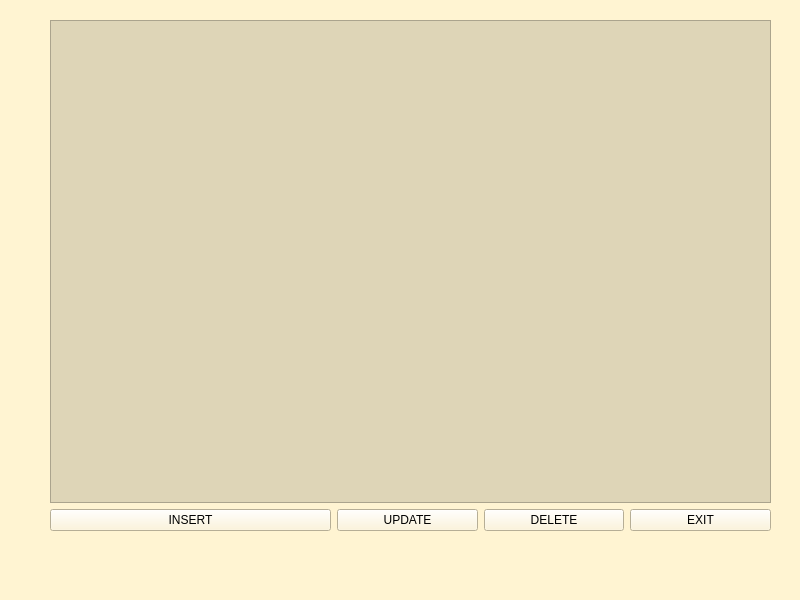
<?xml version="1.0" encoding="UTF-8"?>
<ui version="4.0">
 <class>MainWindow</class>
 <widget class="QMainWindow" name="MainWindow">
  <property name="geometry">
   <rect>
    <x>0</x>
    <y>0</y>
    <width>800</width>
    <height>600</height>
   </rect>
  </property>
  <property name="windowTitle">
   <string>База Данных &quot;Сиба Ину&quot;</string>
  </property>
  <property name="styleSheet">
   <string notr="true">background-color: rgb(255, 244, 210);</string>
  </property>
  <widget class="QWidget" name="centralwidget">
   <widget class="QWidget" name="gridLayoutWidget">
    <property name="geometry">
     <rect>
      <x>50</x>
      <y>20</y>
      <width>721</width>
      <height>511</height>
     </rect>
    </property>
    <layout class="QGridLayout" name="gridLayout">
     <item row="1" column="3">
      <widget class="QPushButton" name="pushButton_Delete">
       <property name="styleSheet">
        <string notr="true">font: italic 20pt &quot;Monotype Corsiva&quot;;</string>
       </property>
       <property name="text">
        <string>DELETE</string>
       </property>
      </widget>
     </item>
     <item row="1" column="2">
      <widget class="QPushButton" name="pushButton_Update">
       <property name="styleSheet">
        <string notr="true">font: italic 20pt &quot;Monotype Corsiva&quot;;</string>
       </property>
       <property name="text">
        <string>UPDATE</string>
       </property>
      </widget>
     </item>
     <item row="1" column="4">
      <widget class="QPushButton" name="pushButton_Exit">
       <property name="styleSheet">
        <string notr="true">font: italic 20pt &quot;Monotype Corsiva&quot;;</string>
       </property>
       <property name="text">
        <string>EXIT</string>
       </property>
      </widget>
     </item>
     <item row="0" column="0" colspan="5">
      <widget class="QTableWidget" name="tableWidget">
       <property name="styleSheet">
        <string notr="true">background-color: rgb(222, 213, 183);
font: italic 16pt &quot;Monotype Corsiva&quot;;
gridline-color: rgb(150, 143, 124);
border-color: rgb(163, 156, 134);</string>
       </property>
      </widget>
     </item>
     <item row="1" column="0" colspan="2">
      <widget class="QPushButton" name="pushButton_Insert">
       <property name="styleSheet">
        <string notr="true">font: italic 20pt &quot;Monotype Corsiva&quot;;</string>
       </property>
       <property name="text">
        <string>INSERT</string>
       </property>
      </widget>
     </item>
    </layout>
   </widget>
  </widget>
  <widget class="QMenuBar" name="menubar">
   <property name="geometry">
    <rect>
     <x>0</x>
     <y>0</y>
     <width>800</width>
     <height>26</height>
    </rect>
   </property>
  </widget>
  <widget class="QStatusBar" name="statusbar"/>
 </widget>
 <resources/>
 <connections>
  <connection>
   <sender>pushButton_Exit</sender>
   <signal>clicked()</signal>
   <receiver>MainWindow</receiver>
   <slot>close()</slot>
   <hints>
    <hint type="sourcelabel">
     <x>700</x>
     <y>541</y>
    </hint>
    <hint type="destinationlabel">
     <x>399</x>
     <y>299</y>
    </hint>
   </hints>
  </connection>
 </connections>
</ui>
